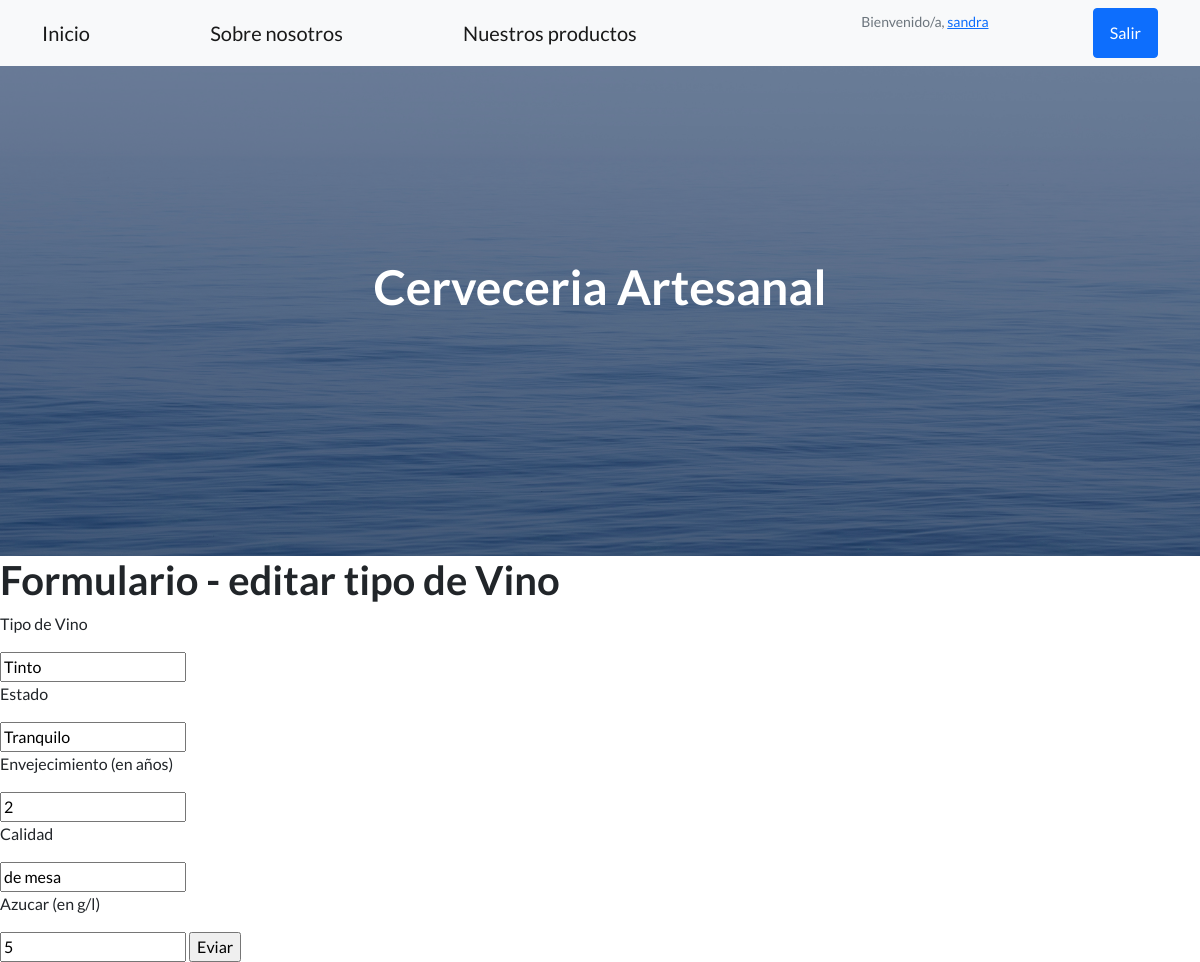
Page /productos/vno_edit_form/1 (signed in) on the committed database.
### productos/models.py (models this page shows, shortened)
class Vino(models.Model):
    color = models.CharField(max_length=40)
    estado = models.CharField(max_length=40)
    envejecimiento = models.IntegerField()
    calidad = models.CharField(max_length=40)
    azucar = models.IntegerField()

### productos/views.py (the view)
# urls.py: path("vno_edit_form/<int:id>", views.vno_editarFormulario, name = "vno_edit_form"),
@login_required
def vno_editarFormulario(request, id):
    vino = Vino.objects.get(id=id)
    if request.method == "POST":
        formulario = Vino_formulario( request.POST )
        if formulario.is_valid():
            datos = formulario.cleaned_data
            vino.color = datos["color"]
            vino.estado = datos["estado"]
            vino.envejecimiento = datos["envejecimiento"]
            vino.calidad = datos["calidad"]
            vino.azucar = datos["azucar"]
            vino.save()
            return render(request, "cambios_ok.html")
    else:
        formulario = Vino_formulario(initial={'color': vino.color ,'estado': vino.estado ,'envejecimiento': vino.envejecimiento ,'calidad': vino.calidad ,'azucar': vino.azucar})
    return render(request, "vno_editFormulario.html", {"formulario":formulario, "vino":vino})

### productos/forms.py
class Vino_formulario(forms.Form):
	color = forms.CharField(max_length=40)
	estado = forms.CharField(max_length=40)
	envejecimiento = forms.IntegerField()
	calidad = forms.CharField(max_length=40)
	azucar = forms.IntegerField()

### productos/templates/vno_editFormulario.html (shortened to what this page needs)
{% extends "padre.html" %}
{% load static %}
{% block contenido%}
    <h1>Formulario - editar tipo de Vino</h1>
    <form action="{% url 'vno_edit_form' vino.id %}" method="POST">
        <p>Tipo de Vino</p>
        {{formulario.color}}
        <p>Estado</p>
        {{formulario.estado}}
        <p>Envejecimiento (en años)</p>
        {{formulario.envejecimiento}}
        <p>Calidad</p>
        {{formulario.calidad}}
        <p>Azucar (en g/l)</p>
        {{formulario.azucar}}
        <input type="submit" , value="Eviar">
    </form>
{% endblock%}

### productos/templates/padre.html (shortened to what this page needs)
<!DOCTYPE html>
<html lang="en">
    <head>
        {% load static %}
        <link href="https://cdn.jsdelivr.net/npm/bootstrap-icons@1.5.0/font/bootstrap-icons.css" rel="stylesheet" type="text/css" />
        <link href="{% static 'productos/css/styles.css' %}" rel="stylesheet" />
    </head>
    <body>
        <nav class="navbar navbar-light bg-light static-top">
            <div class="container">
                <a class="navbar-brand" href="{% url 'inicio' %}">Inicio</a>
                <a class="navbar-brand" href="{% url 'about' %}">Sobre nosotros</a>
                <a class="navbar-brand" href="{% url 'vista_prs' %}">Nuestros productos</a>
                {% if request.user.is_authenticated %}
                <p class="text-muted small mb-4">Bienvenido/a, <a href="{% url 'perfil' %}">{{user.username}}</a></p>
                <a class="btn btn-primary" href="{% url 'logout' %}">Salir</a>
                {% endif %}
            </div>
        </nav>
        <header class="masthead">
            <div class="container position-relative">
                <div class="row justify-content-center">
                    <div class="col-xl-6">
                        <div class="text-center text-white">
                            <h1 class="mb-5">Cerveceria Artesanal</h1>
                        </div>
                    </div>
                </div>
            </div>
        </header>
        {% block contenido %}
        {% endblock %}
    </body>
</html>

### rows in the picture
Vino: color "Tinto", estado "Tranquilo", envejecimiento "2", calidad "de mesa", azucar "5"

### other values in the picture
{{ user.username }} "sandra"
